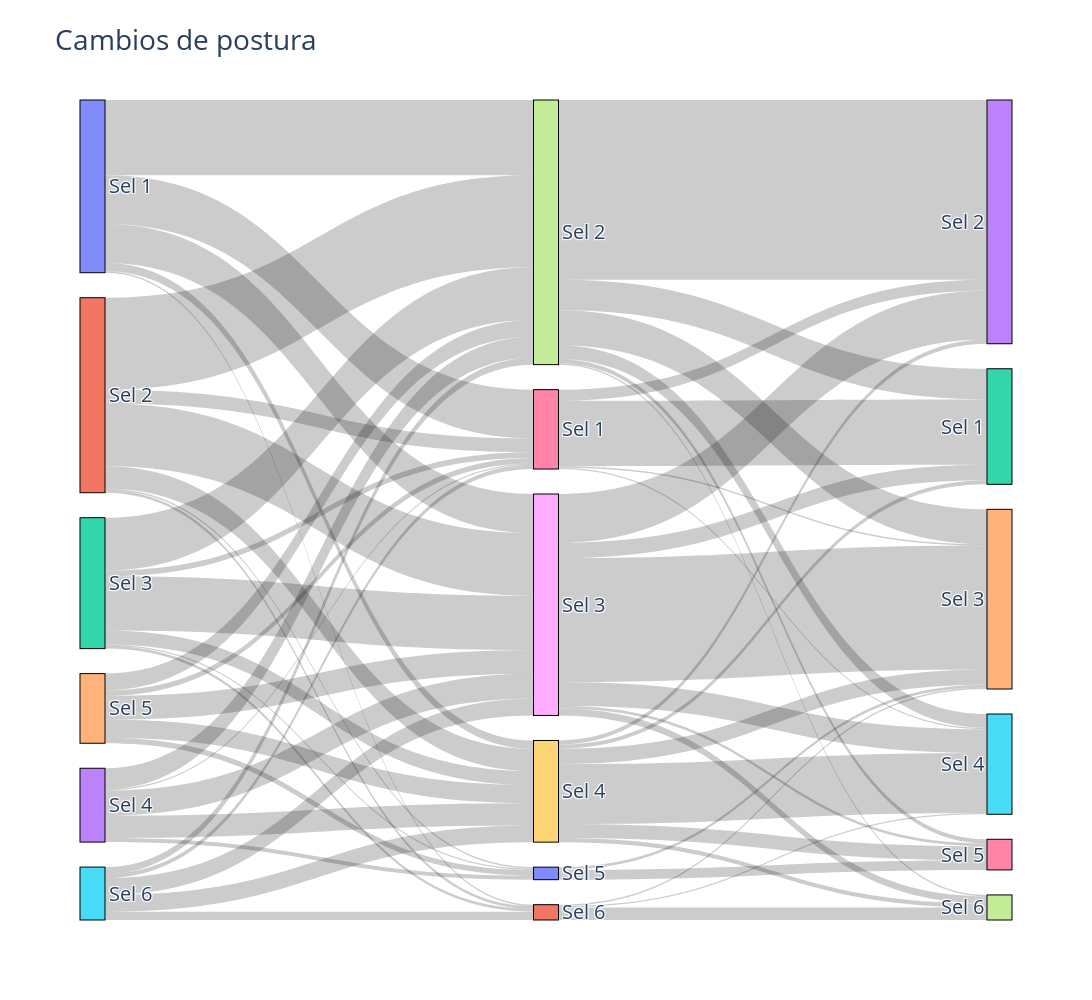

The notebook cell saved with this chart:
### Code cell
# Nodos de entrada y salida
source_nodes = [i for i in range(12) for _ in range(6)]
target_nodes = list(range(6, 12)) * 6 + list(range(12, 18)) * 6

# Etiquetas
labels = ['Sel 1','Sel 2','Sel 3','Sel 4','Sel 5','Sel 6']*3

# Generación del gráfico
scale=1
fig = go.Figure(go.Sankey(
    node=dict(
        pad=25*scale,
        thickness=25*scale,
        line=dict(color="black", width=1*scale),
        label=labels,
    ),
    link=dict(
        source=source_nodes, 
        target=target_nodes,
        value=scores,
    )
))

fig.update_layout(
    title="Cambios de postura",
    font=dict(size=20*scale),
    height=1000*scale, 
    width=1600*scale
)

fig.show()

### Figure 1 — Plotly figure (JSON) as saved in the notebook; plotly's stock layout.template omitted (floating-point values rounded to 4 significant figures)
{"data": [{"link": {"source": [0, 0, 0, 0, 0, 0, 1, 1, 1, 1, 1, 1, 2, 2, 2, 2, 2, 2, 3, 3, 3, 3, 3, 3, 4, 4, 4, 4, 4, 4, 5, 5, 5, 5, 5, 5, 6, 6, 6, 6, 6, 6, 7, 7, 7, 7, 7, 7, 8, 8, 8, 8, 8, 8, 9, 9, 9, 9, 9, 9, 10, 10, 10, 10, 10, 10, 11, 11, 11, 11, 11, 11], "target": [6, 7, 8, 9, 10, 11, 6, 7, 8, 9, 10, 11, 6, 7, 8, 9, 10, 11, 6, 7, 8, 9, 10, 11, 6, 7, 8, 9, 10, 11, 6, 7, 8, 9, 10, 11, 12, 13, 14, 15, 16, 17, 12, 13, 14, 15, 16, 17, 12, 13, 14, 15, 16, 17, 12, 13, 14, 15, 16, 17, 12, 13, 14, 15, 16, 17, 12, 13, 14, 15, 16, 17], "value": [35, 54, 28, 6, 0, 1, 10, 66, 45, 16, 1, 2, 4, 38, 39, 10, 1, 2, 1, 15, 18, 16, 3, 0, 4, 12, 17, 13, 4, 0, 3, 5, 12, 12, 0, 6, 47, 8, 1, 1, 0, 0, 22, 129, 25, 10, 3, 1, 11, 35, 89, 17, 2, 5, 3, 3, 11, 43, 10, 3, 0, 0, 2, 0, 7, 0, 0, 0, 1, 1, 0, 9]}, "node": {"label": ["Sel 1", "Sel 2", "Sel 3", "Sel 4", "Sel 5", "Sel 6", "Sel 1", "Sel 2", "Sel 3", "Sel 4", "Sel 5", "Sel 6", "Sel 1", "Sel 2", "Sel 3", "Sel 4", "Sel 5", "Sel 6"], "line": {"color": "black", "width": 1}, "pad": 25, "thickness": 25}, "type": "sankey"}], "layout": {"font": {"size": 20}, "height": 1000, "title": {"text": "Cambios de postura"}, "width": 1600}}
